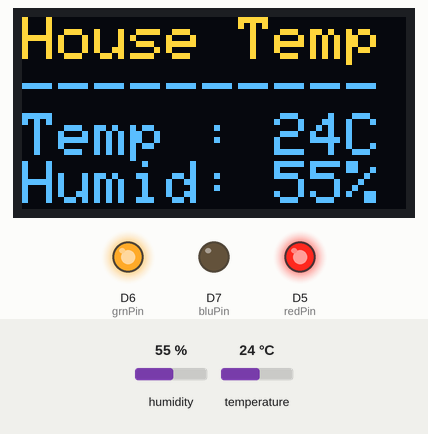
This sketch was run on a simulated ESP8266 (NodeMCU). On the bench: 128×64 one-colour display, output pins drawn as LEDs (lit = HIGH). The test bench sets the inputs (shaded band); at power-on: temperature 24 °C, humidity 55 %. The OLED is the two-colour kind (top 16 rows yellow); WiFi joins after 1.5 s; servers stay silent unless stated; no MQTT or app messages arrive unless stated; what the sketch prints to the serial monitor is not drawn.

Above: at 3.5 s.
3.6 s: temperature set to 21 °C
At 5.9 s:
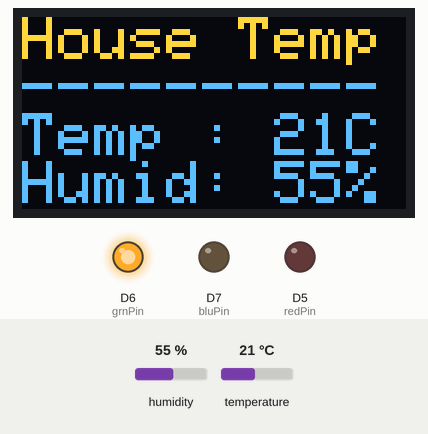
6.2 s: temperature set to 17 °C
At 8.0 s:
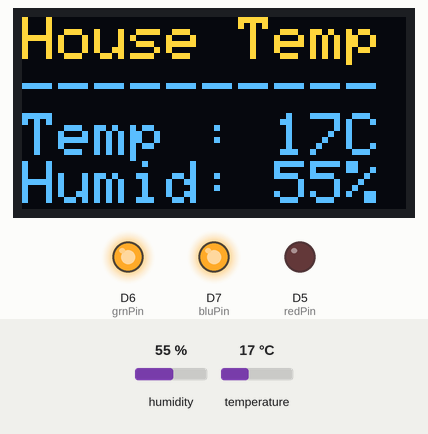
8.3 s: temperature set to 15 °C
At 10.1 s:
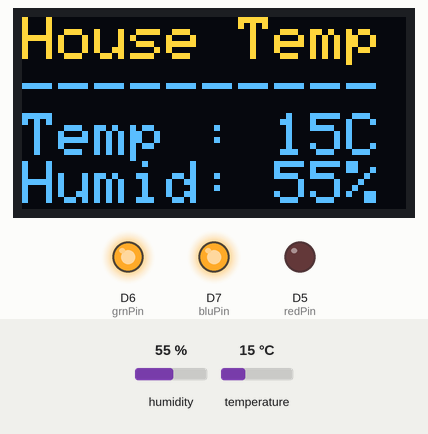
10.4 s: temperature set to 12 °C
At 12.2 s:
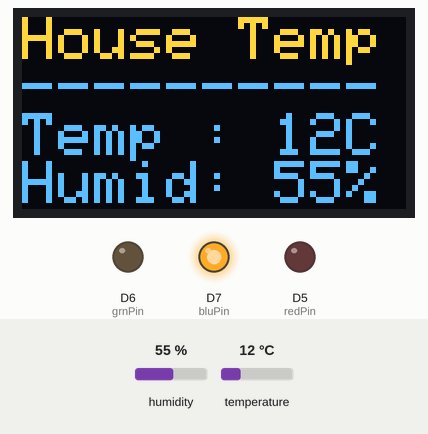
12.5 s: temperature set to 28 °C
At 14.5 s:
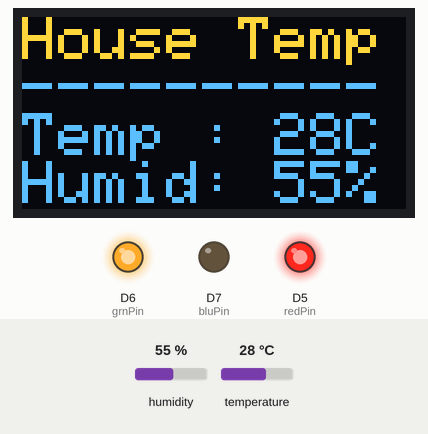
Timing chart, 0 to 16.0 s (numbered marks = the images above; inputs shaded):
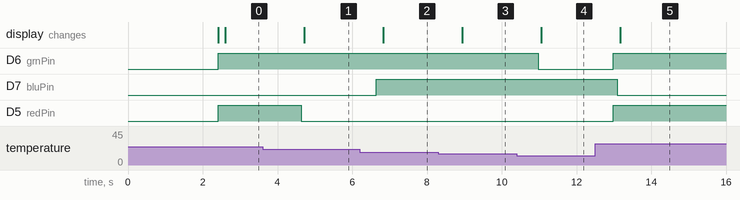

The sketch:

sketch_feb15b.ino
```cpp
#include "DHT.h"
#include <Wire.h>
#include "SSD1306Ascii.h"
#include "SSD1306AsciiWire.h"
#include <SPI.h>
#include <ESP8266WiFi.h>
#include <BlynkSimpleEsp8266.h>
#include <MQTT.h>

#define DHTPIN D8
#define DHTTYPE DHT11

#define I2C_ADDRESS 0x3C
#define RST_PIN -1

int whiPin = 15;
int redPin = 14;
int grnPin = 12;
int bluPin = 13;

#define BLYNK_TEMPLATE_ID "TMPLpSBmr3mE"
#define BLYNK_TEMPLATE_NAME "Quickstart Template"
#define BLYNK_AUTH_TOKEN "PhgHND-46XRy68YUkMHVmPCKQNjHjDOM"
#define BLYNK_AUTH_TOKEN_LOCAL "Qbc-UayY3ynrE3TCqS0Fdh40Sez18td9"

char ssid[] = "Xiaomi_Yuuzu";
char pass[] = "NakiriYuuzu";

WiFiClient net;
MQTTClient client;

unsigned long lastMillis = 0;

DHT dht(DHTPIN, DHTTYPE);
SSD1306AsciiWire oled;
BlynkTimer timer;

void ledRGB(float t)
{
  if(t >= 28)
  {
    digitalWrite(redPin, HIGH); // Red
    digitalWrite(grnPin, HIGH);
    delay(100);
    digitalWrite(bluPin, LOW);
  }

  else if((t < 28) && (t >= 23))
  {
    digitalWrite(redPin, HIGH); // yellow
    digitalWrite(grnPin, HIGH);
    delay(100);
    digitalWrite(bluPin, LOW);
  }
  else if((t < 23) && (t > 18))
  {
    digitalWrite(grnPin, HIGH); // green
    delay(100);
    digitalWrite(redPin, LOW);
    digitalWrite(bluPin, LOW);
  }
  else if((t <= 18) && (t > 13))
  {
    digitalWrite(grnPin, HIGH); // aqua
    digitalWrite(bluPin, HIGH);
    delay(100);
    digitalWrite(redPin, LOW);
  }
  else
  {
    digitalWrite(bluPin, HIGH); // blue
    delay(100);
    digitalWrite(grnPin, LOW);
    digitalWrite(redPin, LOW);
  }
}

float tempT = 0;
float tempH = 0;

void showOled(float t, float h) {
  if (tempT == t && tempH == h) {
    return;
  }

  tempT = t;
  tempH = h;

  String s = "----------";
  oled.clear();
  oled.println("House Temp");
  oled.println(s);
  oled.printf("Temp : %.0f", t);oled.print("C");
  oled.println();
  oled.printf("Humid: %.0f", h);oled.print("%");
}

void sendSensor() {
  float t = dht.readTemperature();
  float h = dht.readHumidity();

  Blynk.virtualWrite(V5, t);
  Blynk.virtualWrite(V6, h);
}

void connect() {
  Serial.print("checking wifi...");
  while (WiFi.status() != WL_CONNECTED) {
    Serial.print(".");
    delay(1000);
  }

  Serial.print("\nconnecting...");
  while (!client.connect("Yuuzu", "", "")) {
    Serial.print(".");
    delay(1000);
  }

  Serial.println("\nconnected!");

  client.subscribe("Blynk");
  // client.unsubscribe("/hello");
}

void messageReceived(String &topic, String &payload) {
  Serial.println("incoming: " + topic + " - " + payload);
  if (payload == "true") {
    digitalWrite(whiPin, HIGH);
  }

  if (payload == "false") {
    digitalWrite(whiPin, LOW);
  }
}

void setup() {
  Serial.begin(115200);

  Wire.begin();
  Wire.setClock(400000L);

  WiFi.begin(ssid, pass);

  client.begin("125.228.31.174", 7111, net);
  client.onMessage(messageReceived);
  connect();

  // Blynk.begin(BLYNK_AUTH_TOKEN, ssid, pass);
  Blynk.begin(BLYNK_AUTH_TOKEN_LOCAL, ssid, pass, IPAddress(125, 228, 31, 174), 7416);
  // Blynk.config(BLYNK_AUTH_TOKEN);
  // Blynk.connect();
  timer.setInterval(1000L, sendSensor);

  oled.begin(&Adafruit128x64, I2C_ADDRESS);
  oled.setFont(Adafruit5x7);
  oled.set2X();

  dht.begin();

  pinMode(redPin, OUTPUT);
  pinMode(grnPin, OUTPUT);
  pinMode(bluPin, OUTPUT);
  pinMode(whiPin, OUTPUT);
  digitalWrite(whiPin, LOW);
}

void loop() {
  client.loop();

  float t = dht.readTemperature();
  float h = dht.readHumidity();

  if (isnan(h) || isnan(t)) {
    Serial.println("Failed to read from DHT...");
    return;
  }

  if (!client.connected()) {
    connect();
  }

  // publish a message roughly every second.
  if (millis() - lastMillis > 1000) {
    lastMillis = millis();
    String msg = "" + String(t) + "|" + String(h);
    client.publish("Blynk", msg.c_str());
  }

  ledRGB(t);
  showOled(t, h);
  Blynk.run();
  timer.run();
}
```

Measured:
- the behaviour switches between 23 and 22 °C on temperature (found by bisection; images 0 and 1)
- the behaviour switches between 19 and 18 °C on temperature (found by bisection; images 1 and 2)
- the behaviour switches between 14 and 13 °C on temperature (found by bisection; images 3 and 4)
- after the input at 3.6 s, D5 (redPin): HIGH → LOW after 1.0 s; the display: changes after 1.1 s (image 1)
- after the input at 6.2 s, D7 (bluPin): LOW → HIGH after 0.45 s; the display: changes after 0.63 s (image 2)
- after the input at 8.3 s, the display: changes after 0.64 s (image 3)
- after the input at 10.4 s, D6 (grnPin): HIGH → LOW after 0.57 s; the display: changes after 0.65 s (image 4)
- after the input at 12.5 s, D6 (grnPin), D5 (redPin): LOW → HIGH after 0.49 s; D7 (bluPin): HIGH → LOW after 0.59 s; the display: changes after 0.67 s (image 5)
